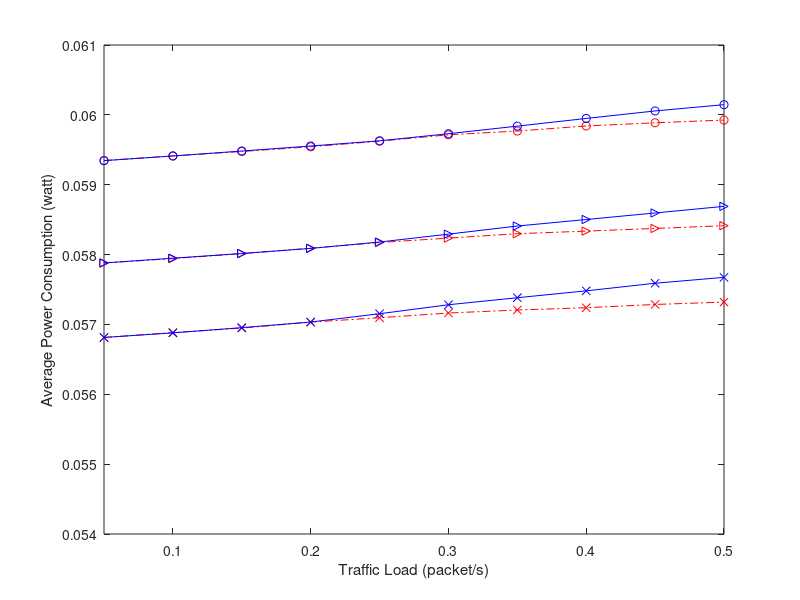

Write the MATLAB code that produced this figure. (Note: this script raises an error after producing the figure.)
% Plot AEC: average energy consumption per node per second
% \xi = 14, 17, 20
% PRI-basic, PRI-ASM (adaptive schedule maintaince)
basic_14=[0.059346035	0.059412224	0.059475541	0.05954331	0.059623396	0.059714373	0.05976838	0.059840837	0.059886682	0.059925231];
asm_14=[0.059344657	0.059411567	0.059482344	0.059554112	0.05962858	0.059730056	0.059838747	0.059948733	0.060056192	0.060145912];
basic_17=[0.057880041	0.057942672	0.058013115	0.058091382	0.058173245	0.058235725	0.058298767	0.058335901	0.058374211	0.058412987];
asm_17=[0.057879552	0.05794847	0.058015492	0.058088156	0.058179607	0.058292509	0.058408555	0.058501975	0.058595515	0.058690294];
basic_20=[0.056813262	0.056883261	0.056947657	0.057032999	0.05709616	0.057163437	0.05720672	0.057239138	0.057286049	0.057319677];
asm_20=[0.056813651	0.05687916	0.056954235	0.057034433	0.05715322	0.05728183	0.057382415	0.057480786	0.057589587	0.057673829];

figure;
hold off;
arrival_rate=0.05:0.05:0.5;
plot(arrival_rate,basic_14,'ro-.');
hold on;
plot(arrival_rate,basic_17,'r>-.');
plot(arrival_rate,basic_20,'rx-.');


plot(arrival_rate,asm_14,'bo-');
plot(arrival_rate,asm_17,'b>-');
plot(arrival_rate,asm_20,'bx-');

% set(gca,'XTick',0.05:0.05:0.5);
% set(gca,'XTickLabel',0.05:0.05:0.5);
%set(gca,'Xdir','reverse')
axis([0.05 0.5 0.054 0.061]);
xlabel('Traffic Load (packet/s)');
ylabel('Average Power Consumption (watt)');
legend('PRI-basic, {{\it{\xi}} = 14}','PRI-basic, {{\it{\xi}} = 17}','PRI-basic, {{\it{\xi}} = 20}', ...
    'PRI-ASM, {{\it{\xi}} = 14}','PRI-ASM, {{\it{\xi}} = 17}','PRI-ASM, {{\it{\xi}} = 20}',4);
% grid on;
